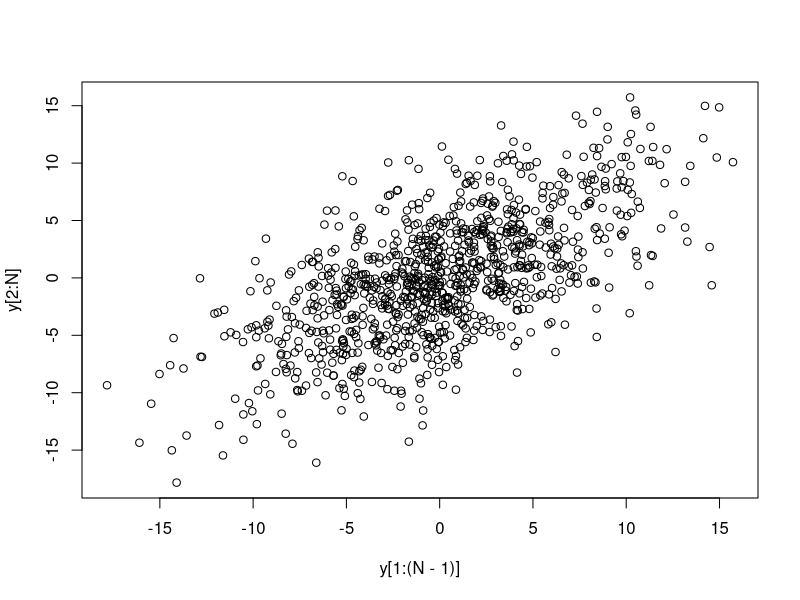
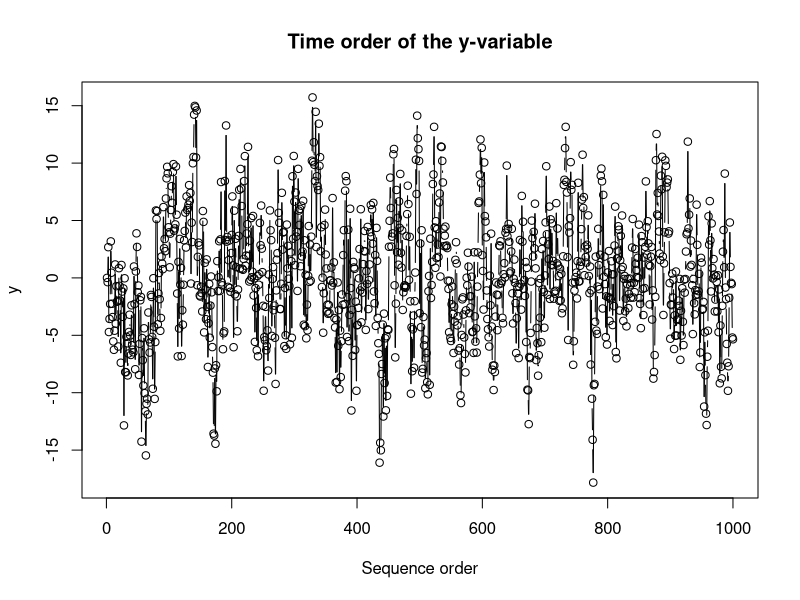
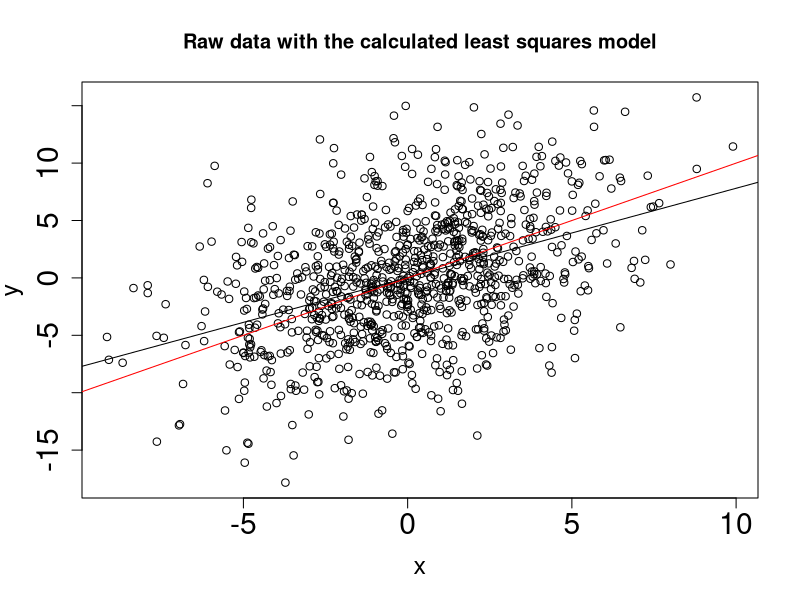
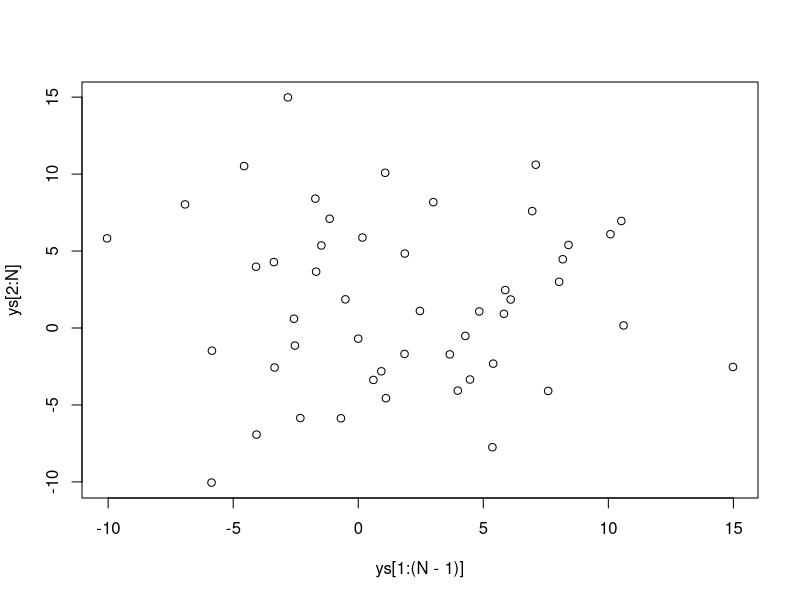
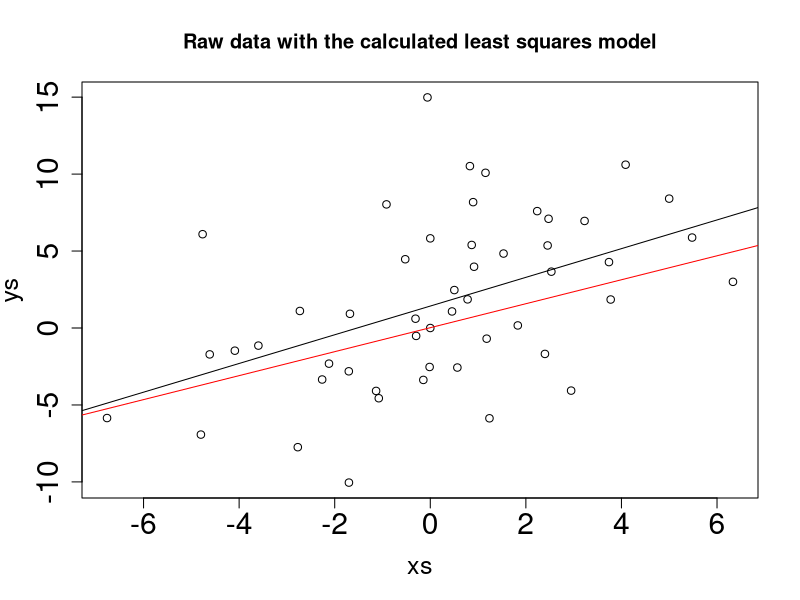

The R script that drew these images, in order:
# Autocorrelated data
N = 1000
set.seed(50)
e <- numeric(N)
x <- numeric(N)

phi_x = 0.0
phi_e = 0.8
for (k in 2:N)
{
    e[k] = rnorm(1, sd=3) + phi_e*e[k-1]
    x[k] = rnorm(1, sd=3) + phi_x*x[k-1]
}
y <- 0.8*x+ e
model <- lm(y~x)
summary(model)


#bitmap('/Users/kevindunn/Statistics course/Course notes/Correlation, covariance and least squares/images/residual-pattern-unmodelled-dynamics.png', type="png256", width=14, height=9, res=300, pointsize=14)
# par(mar=c(4.2, 4.2, 1.5, 0.5))  # (bottom, left, top, right); defaults are par(mar=c(5, 4, 4, 2) + 0.1)
# layout(matrix(c(1,2,3), 1, 3))
plot(y[1:(N-1)], y[2:N] )
plot(y, type='b',xlab="Sequence order", ylab="y", main="Time order of the y-variable")
plot(x, y, type="p", cex.lab=1.5, cex.main=1.2, cex.sub=1.8, cex.axis=1.8, main="Raw data with the calculated least squares model")
abline(model)
abline(a=0,b=1, col="red")

# plot(model$residuals, type="b", ylab="Residuals", xlab="Time order", cex.lab=1.5, cex.main=1.2, cex.sub=1.8, cex.axis=1.8, main="Residuals in time-order")
# abline(h=0)
# dev.off()

# Sub sample the data to avoid autocorrelated data
# CONFUSED: the subsampled model still gets the same slope coefficient, but with a weaker confidence interval
steps = seq(1,N,20)
ys <- y[steps]
xs <- x[steps]
model.s <- lm(ys ~ xs)
summary(model.s)
plot(ys[1:(N-1)], ys[2:N] )

plot(xs, ys, type="p", cex.lab=1.5, cex.main=1.2, cex.sub=1.8, cex.axis=1.8, main="Raw data with the calculated least squares model")
abline(model.s)
abline(model, col="red")


